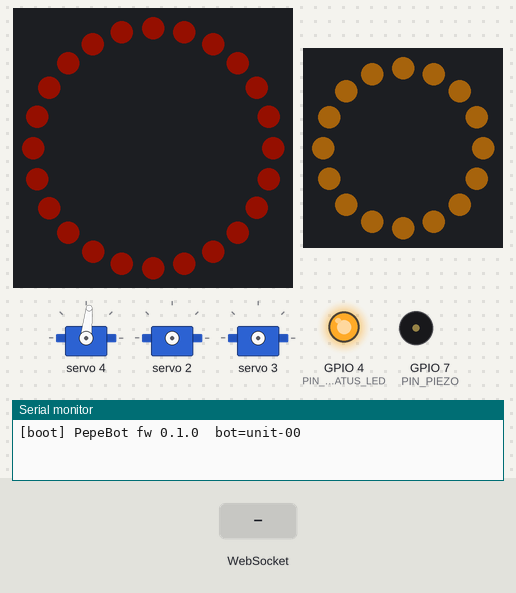
A program run on a simulated ESP32-S3. Shown: 3 × servo, 24 RGB LEDs in a ring, first at the top, clockwise, 16 RGB LEDs in a ring, first at the top, clockwise, output pins drawn as LEDs (lit = HIGH), buzzer (waves = sounding, pin HIGH), the last lines printed to the serial monitor. The test bench sets the inputs (shaded band). Dim RGB values are drawn brighter than linear; WiFi joins after 1.5 s; servers stay silent unless stated; random numbers use the default seed unless the program sets one.

Above: at 0.9 s.
At 2.3 s:
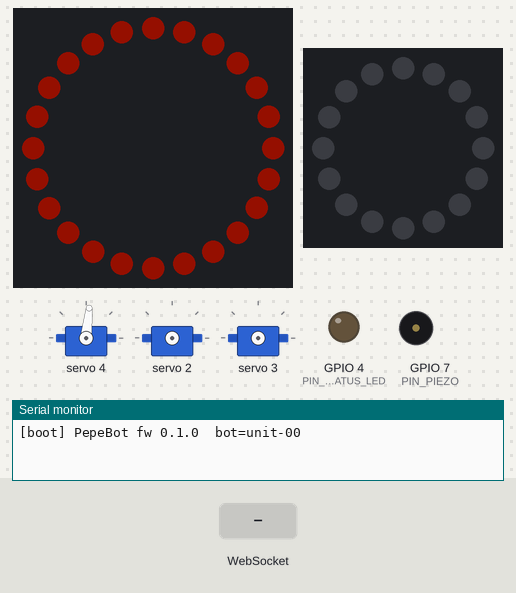
2.4 s: WebSocket text "emote" received
At 2.56 s:
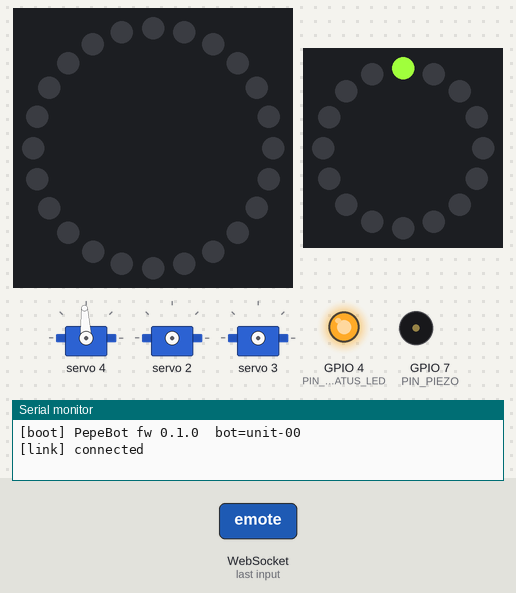
At 3.17 s:
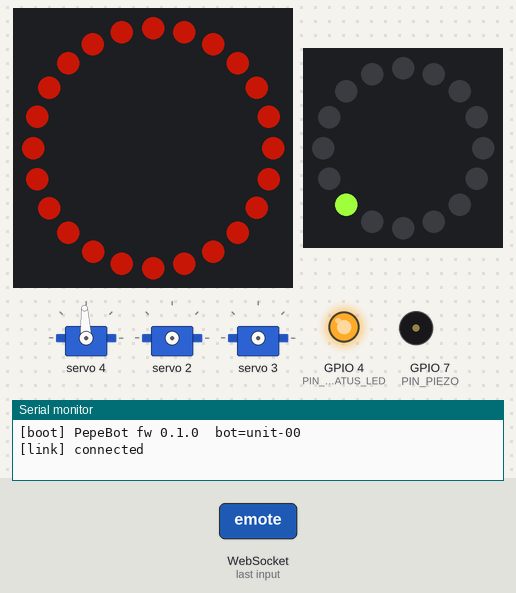
Timing chart, 0 to 13.8 s (numbered marks = the images above; inputs shaded):
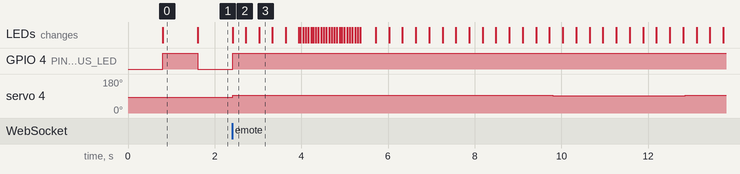

Measured:
- after the input at 2.4 s, servo 4: 84° → 93° at once, → 94° 3.9 s later, → 93° 2.1 s later, → 92° 1.3 s later, … (7 changes in this stretch)
- what the display in image 0 shows lasts 0.8 s, from 0.8 s to 1.6 s

The program:

main.cpp
```cpp
// PepeBot rev A firmware
//   WiFi -> websocket client -> ws://GATEWAY_HOST:GATEWAY_PORT/bot
//   sends hello {botId, fw, token}, receives EmoteFrame JSON, acks by seq,
//   falls back to IDLE when a frame's ttl expires, shows OFFLINE when the link drops.
// The robot is an output device. It holds no keys and cannot move funds.
#include <Arduino.h>
#include <WiFi.h>
#include <WebSocketsClient.h>
#include <ArduinoJson.h>
#include "config.h"
#include "emotes.h"

#ifndef PEPEBOT_FW
#define PEPEBOT_FW "dev"
#endif

static WebSocketsClient ws;
static bool linked = false;
static uint32_t ttlUntil = 0;       // 0 = sticky (e.g. HALT)
static bool sticky = false;
static uint32_t lastTelemetry = 0;

static void sendJson(JsonDocument& d) {
  String out;
  serializeJson(d, out);
  ws.sendTXT(out);
}

static void onFrame(const char* payload, size_t len) {
  JsonDocument d;
  if (deserializeJson(d, payload, len)) return;
  const char* t = d["t"] | "";
  if (strcmp(t, "emote") != 0 || (d["v"] | 0) != 1) return;

  Emote e = emoteFromString(d["emote"] | "IDLE");
  uint8_t intensity = d["intensity"] | 128;
  uint32_t ttl = d["ttlMs"] | 0;
  bodyPlay(e, intensity);
  sticky = (ttl == 0 && e != Emote::IDLE);
  ttlUntil = ttl ? millis() + ttl : 0;

  JsonDocument ack;
  ack["t"] = "ack";
  ack["seq"] = d["seq"] | 0;
  sendJson(ack);
  Serial.printf("[bot] emote -> %s (%s)%s\n", emoteName(e), (const char*)(d["reason"] | "?"),
                (d["simulated"] | false) ? " SIM" : "");
}

static void onWs(WStype_t type, uint8_t* payload, size_t len) {
  switch (type) {
    case WStype_CONNECTED: {
      linked = true;
      JsonDocument h;
      h["t"] = "hello"; h["botId"] = BOT_ID; h["fw"] = PEPEBOT_FW; h["token"] = BOT_TOKEN;
      sendJson(h);
      bodyPlay(Emote::WAKE, 200);
      ttlUntil = millis() + 3000;
      Serial.println("[link] connected");
      break;
    }
    case WStype_DISCONNECTED:
      if (linked) Serial.println("[link] lost");
      linked = false;
      sticky = false;
      bodyPlay(Emote::OFFLINE, 40);
      break;
    case WStype_TEXT:
      onFrame((const char*)payload, len);
      break;
    default:
      break;
  }
}

void setup() {
  Serial.begin(115200);
  bodyBegin();
  WiFi.mode(WIFI_STA);
  WiFi.begin(WIFI_SSID, WIFI_PASS);
  Serial.printf("[boot] PepeBot fw %s  bot=%s\n", PEPEBOT_FW, BOT_ID);
  ws.begin(GATEWAY_HOST, GATEWAY_PORT, GATEWAY_PATH);
  ws.onEvent(onWs);
  ws.setReconnectInterval(3000);
  ws.enableHeartbeat(15000, 3000, 2);
}

void loop() {
  ws.loop();
  const uint32_t now = millis();
  if (linked && !sticky && ttlUntil && (int32_t)(now - ttlUntil) > 0) {
    bodyPlay(Emote::IDLE, 60);
    ttlUntil = 0;
  }
  if (linked && now - lastTelemetry > 30000) {
    lastTelemetry = now;
    JsonDocument t;
    t["t"] = "telemetry"; t["rssi"] = WiFi.RSSI(); t["uptimeS"] = now / 1000; t["heapFree"] = ESP.getFreeHeap();
    sendJson(t);
  }
  bodyTick(now);
  delay(10);   // ~100 fps is plenty for LEDs and servos
}
```

emotes.cpp
```cpp
// Emote renderer for the rev A body. Must stay in sync with EMOTE_SUMMARY in
// packages/protocol/src/index.ts. Everything here is non-blocking.
#include "emotes.h"
#include "pins.h"
#include <Wire.h>
#include <FastLED.h>
#include <Adafruit_PWMServoDriver.h>

static CRGB eyes[EYE_PIXELS];
static CRGB base[BASE_PIXELS];
static Adafruit_PWMServoDriver pwm(PCA9685_ADDR);

static Emote cur = Emote::OFFLINE;
static uint8_t level = 60;
static uint32_t started = 0;

// servo helpers: pulse in microseconds, clamped to a safe range for SG90/MG90S class servos
static void servoUs(uint8_t ch, int us) {
  us = constrain(us, 700, 2300);
  pwm.writeMicroseconds(ch, us);
}
static int deg(int d) { return map(constrain(d, 0, 180), 0, 180, 700, 2300); }

static const CRGB EYE_RED = CRGB(255, 30, 10);
static const CRGB PHOS    = CRGB(160, 255, 60);
static const CRGB AMBER   = CRGB(255, 150, 20);

Emote emoteFromString(const char* s) {
  if (!strcmp(s, "WAKE")) return Emote::WAKE;
  if (!strcmp(s, "FEED")) return Emote::FEED;
  if (!strcmp(s, "ROUTE")) return Emote::ROUTE;
  if (!strcmp(s, "CRUNCH")) return Emote::CRUNCH;
  if (!strcmp(s, "PAYOUT")) return Emote::PAYOUT;
  if (!strcmp(s, "HALT")) return Emote::HALT;
  return Emote::IDLE;
}

const char* emoteName(Emote e) {
  static const char* n[] = {"IDLE", "WAKE", "FEED", "ROUTE", "CRUNCH", "PAYOUT", "HALT", "OFFLINE"};
  return n[(uint8_t)e];
}

void bodyBegin() {
  Wire.begin(PIN_I2C_SDA, PIN_I2C_SCL);
  pwm.begin();
  pwm.setOscillatorFrequency(27000000);
  pwm.setPWMFreq(SERVO_FREQ_HZ);
  FastLED.addLeds<WS2812B, PIN_EYE_DATA, GRB>(eyes, EYE_PIXELS);
  FastLED.addLeds<WS2812B, PIN_BASE_DATA, GRB>(base, BASE_PIXELS);
  FastLED.setMaxPowerInVoltsAndMilliamps(5, 1500);   // LED budget, servos are on their own rail
  pinMode(PIN_STATUS_LED, OUTPUT);
  pinMode(PIN_PIEZO, OUTPUT);
  bodyPlay(Emote::OFFLINE, 40);
}

void bodyPlay(Emote e, uint8_t intensity) {
  cur = e;
  level = intensity;
  started = millis();
  if (e == Emote::CRUNCH) tone(PIN_PIEZO, 1800, 60);
  if (e == Emote::PAYOUT) tone(PIN_PIEZO, 2400, 120);
  if (e == Emote::HALT)   tone(PIN_PIEZO, 400, 400);
}

static void fillEyes(CRGB c, uint8_t b) { for (auto& p : eyes) p = c; for (auto& p : eyes) p.nscale8(b); }

void bodyTick(uint32_t now) {
  const uint32_t t = now - started;
  const float s = t / 1000.0f;
  const uint8_t breathe = 40 + (uint8_t)(sin8((now / 12) & 0xFF) / 4);
  digitalWrite(PIN_STATUS_LED, cur == Emote::OFFLINE ? ((now / 800) & 1) : HIGH);

  switch (cur) {
    case Emote::OFFLINE:  // no backend: slow amber blink, eyes low, parked
      fillEyes(EYE_RED, 20);
      fill_solid(base, BASE_PIXELS, ((now / 800) & 1) ? AMBER : CRGB::Black);
      for (auto& p : base) p.nscale8(40);
      servoUs(CH_HEAD_TILT, deg(80));
      break;

    case Emote::IDLE:     // eyes breathe, dim wave, micro sway
      fillEyes(EYE_RED, scale8(breathe, level + 60));
      for (int i = 0; i < BASE_PIXELS; i++) base[i] = PHOS, base[i].nscale8(sin8(i * 16 + now / 10) / 8);
      servoUs(CH_HEAD_TILT, deg(90 + (int)(3 * sinf(s * 0.8f))));
      servoUs(CH_ARM_L, deg(90)); servoUs(CH_ARM_R, deg(90));
      break;

    case Emote::WAKE:     // eyes ramp, sweep, stand
      fillEyes(EYE_RED, min<uint32_t>(255, t / 6));
      fill_solid(base, BASE_PIXELS, CRGB::Black);
      base[(t / 60) % BASE_PIXELS] = PHOS;
      servoUs(CH_HEAD_TILT, deg(90));
      break;

    case Emote::FEED:     // eyes pulse, amber chase, arms grab
      fillEyes(EYE_RED, 120 + sin8(t / 3) / 2);
      fill_solid(base, BASE_PIXELS, CRGB::Black);
      for (int k = 0; k < 3; k++) base[(t / 50 + k) % BASE_PIXELS] = AMBER;
      servoUs(CH_ARM_L, deg(((t / 400) & 1) ? 50 : 100));
      servoUs(CH_ARM_R, deg(((t / 400) & 1) ? 130 : 80));
      break;

    case Emote::ROUTE:    // eye scan, split base, head tilt
      for (int i = 0; i < EYE_PIXELS; i++) eyes[i] = (i % EYE_PIXELS_PER_RING == (t / 70) % EYE_PIXELS_PER_RING) ? EYE_RED : CRGB(20, 2, 0);
      for (int i = 0; i < BASE_PIXELS; i++) base[i] = i < BASE_PIXELS * 8 / 10 ? PHOS : AMBER, base[i].nscale8(90);
      servoUs(CH_HEAD_TILT, deg(105));
      break;

    case Emote::CRUNCH:   // double flash, flicker, body shake
      fillEyes(EYE_RED, (t < 120 || (t > 240 && t < 360)) ? 255 : 60);
      for (auto& p : base) p = random8() > 180 ? PHOS : CRGB::Black;
      servoUs(CH_HEAD_TILT, deg(90 + (((t / 70) & 1) ? 6 : -6)));
      break;

    case Emote::PAYOUT:   // full eyes, green chase, wave, hop
      fillEyes(EYE_RED, 255);
      fill_solid(base, BASE_PIXELS, CRGB::Black);
      for (int k = 0; k < 5; k++) base[(t / 35 + k * 3) % BASE_PIXELS] = PHOS;
      servoUs(CH_ARM_R, deg(60 + (int)(40 * sinf(s * 9))));
      servoUs(CH_ARM_L, deg(120 - (int)(40 * sinf(s * 9))));
      servoUs(CH_EYE_L, deg(90 + (int)(10 * sinf(s * 6))));
      servoUs(CH_EYE_R, deg(90 - (int)(10 * sinf(s * 6))));
      break;

    case Emote::HALT:     // eyes dim, red strobe, head droop
      fillEyes(EYE_RED, 25);
      fill_solid(base, BASE_PIXELS, ((now / 150) & 1) ? CRGB::Red : CRGB::Black);
      servoUs(CH_HEAD_TILT, deg(60));
      servoUs(CH_ARM_L, deg(140)); servoUs(CH_ARM_R, deg(40));
      break;
  }
  FastLED.show();
}
```

emotes.h
```cpp
#pragma once
#include <Arduino.h>

enum class Emote : uint8_t { IDLE, WAKE, FEED, ROUTE, CRUNCH, PAYOUT, HALT, OFFLINE };

Emote emoteFromString(const char* s);
const char* emoteName(Emote e);

void bodyBegin();
// Start an emote. intensity 0-255. Animations are non-blocking; call bodyTick() every loop.
void bodyPlay(Emote e, uint8_t intensity);
void bodyTick(uint32_t nowMs);
```

config.example.h
```cpp
#pragma once
// Copy to include/config.h (gitignored) and fill in.

#define WIFI_SSID     "your-ssid"
#define WIFI_PASS     "your-pass"
#define GATEWAY_HOST  "192.168.1.50"   // machine running `npm run dev`
#define GATEWAY_PORT  8787
#define GATEWAY_PATH  "/bot"
#define BOT_ID        "unit-00"
#define BOT_TOKEN     "must-match-BOT_TOKEN-in-.env"
```

pins.h
```cpp
#pragma once
// Rev A pin map. Must match hardware/README.md and assets/readme/hardware.svg.

#define PIN_I2C_SDA     8    // -> PCA9685 SDA
#define PIN_I2C_SCL     9    // -> PCA9685 SCL
#define PIN_EYE_DATA    5    // -> 74AHCT125 -> WS2812 eye rings (L then R, chained)
#define PIN_BASE_DATA   6    // -> 74AHCT125 -> WS2812 base strip
#define PIN_STATUS_LED  4    // panel status lamp (via transistor)
#define PIN_PIEZO       7    // piezo buzzer

#define PCA9685_ADDR    0x40
#define SERVO_FREQ_HZ   50

// PCA9685 channels
#define CH_EYE_L        0
#define CH_EYE_R        1
#define CH_ARM_L        2
#define CH_ARM_R        3
#define CH_HEAD_TILT    4

#define EYE_PIXELS_PER_RING 12
#define EYE_PIXELS      (EYE_PIXELS_PER_RING * 2)
#define BASE_PIXELS     16
```
